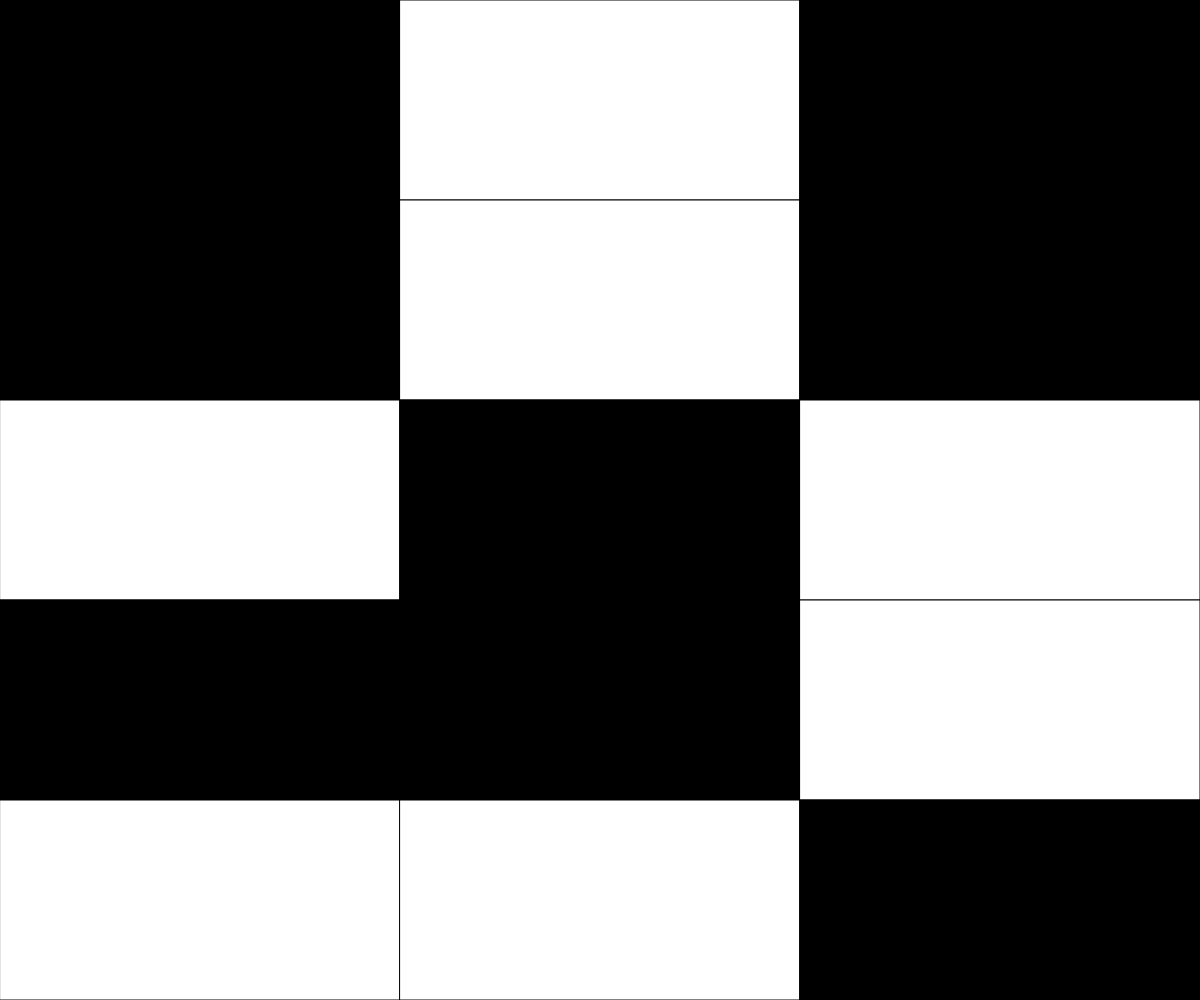
Frame 1 (no input)
Frame 60 (no input): identical to frame 1, image omitted
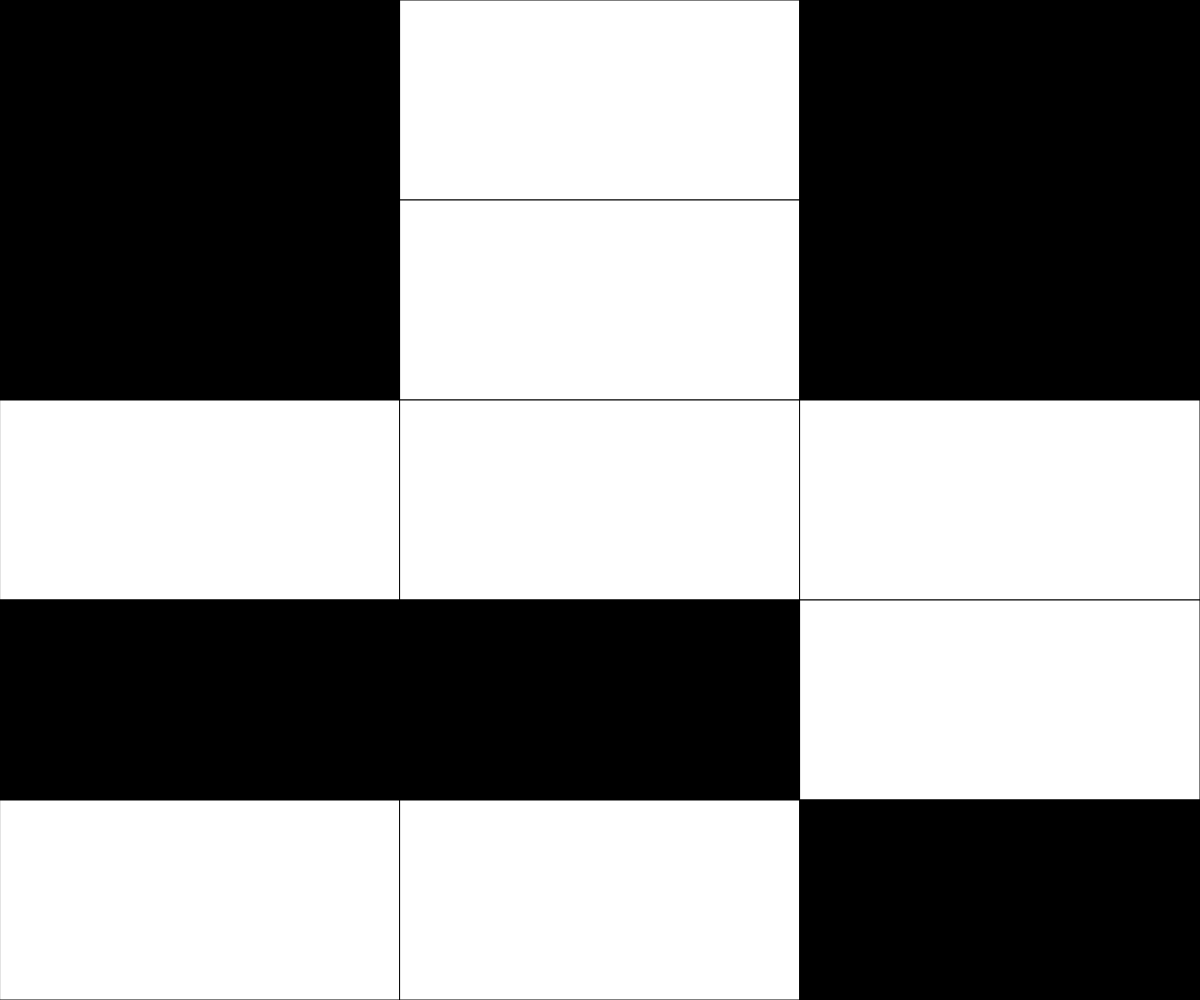
Frame 120 (the mouse pressed at the canvas centre since frame 60)

The p5.js sketch that drew these frames (run headless with seeded random() and noise() and a simulated clock; from frame 60 on, the mouse is pressed at the canvas centre):

// p5.js sketch
// ── sketch.js
// Basic Grid Demo
// Brophy
// 10/25/22

let grid = [[1, 0, 1],
            [1, 0, 1],
            [0, 1, 0],
            [1, 1, 0],
            [0,0,1]];

function setup() {
  createCanvas(windowWidth, windowHeight);
}


function draw() {
  background(220);
  displayGrid(grid);
}

function mousePressed() {
  console.log(mouseX, mouseY);
  let cellWidth = width / grid[0].length;
  let cellHeight = height / grid.length;

  let x = Math.floor(mouseX/cellWidth);
  let y = Math.floor(mouseY/cellHeight);

  if (grid[y][x] === 0) {
    grid[y][x] = 1;
  }
  else if (grid[y][x] === 1) {
    grid[y][x] = 0;
  }
}

function displayGrid(grid) {
  let cellWidth = width / grid[0].length;
  let cellHeight = height / grid.length;
  for (let y=0; y<grid.length; y++) {
    for (let x=0; x<grid[y].length; x++) {
      if (grid[y][x] === 0) {
        fill("white");
      }
      else if (grid[y][x] === 1) {
        fill("black");
      }
      rect(x*cellWidth, y*cellHeight, cellWidth, cellHeight);
    }
  }
}
